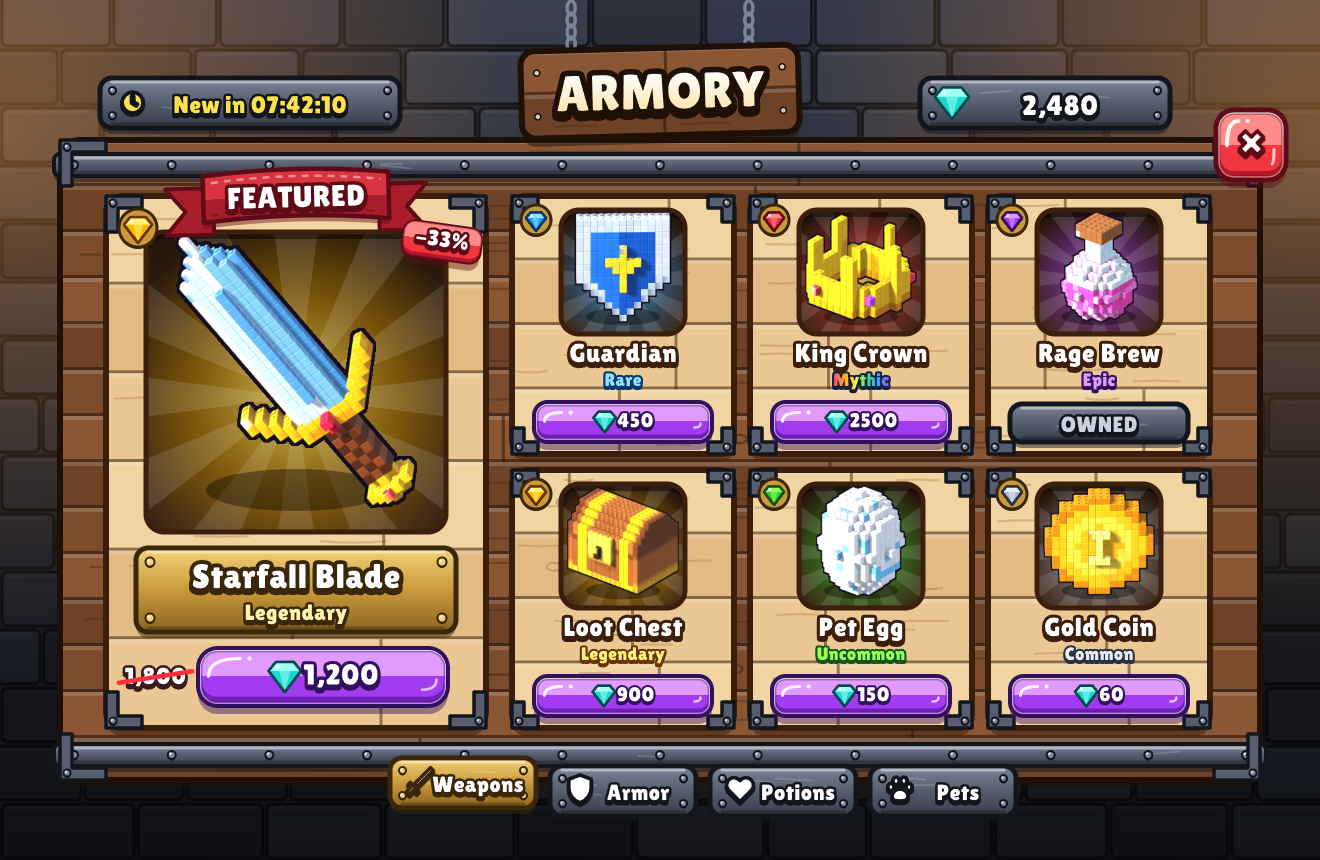

Here is the Python script that generated this plot:
"""Screen 3 v2 - daily rotating shop as an ARMORY: stone wall + torch light, walnut board with iron bands,
oak display shelves with iron corners, chained sign. Colour only as accents (gem studs, window glow, prices)."""
import os, sys
sys.path.insert(0, os.path.join(os.path.dirname(os.path.abspath(__file__)), '..', 'kit'))
from uikit import *
from materials import *

W, H = 1320, 860
d = Doc(W, H, seed=3)
d.add(stone_wall(d, W, H))
d.add(torch_glow(d, 0, 140, 520), torch_glow(d, W, 140, 520))
d.add(f'<rect width="{W}" height="{H}" fill="{d.lin([(0, "#00000000"), (1, "#000000AA")])}"/>')

BX, BY, BW, BH = 60, 140, 1200, 640
d.add(planks(d, BX, BY, BW, BH, tone=WALNUT, ph=46, r=20, name='Board', nails=None))
d.add(iron_band(d, BX - 6, BY + 14, BW + 12), iron_band(d, BX - 6, BY + BH - 36, BW + 12))
d.add(iron_corners(BX, BY, BW, BH, 46))
d.add(hanging_sign(d, W / 2, BY - 92, 'ARMORY', tone=WALNUT, size=50, chain=True))
d.add(close_button(d, BX + BW - 44, BY - 30, 70))
d.add(plate(d, BX + 40, BY - 62, 300, 50, name='Timer Plate'))
d.add(glyph3d('clock', BX + 72, BY - 38, 1.05, '#FFE14A', IRON['t']))
d.add(T(BX + 200, BY - 27, 'New in 07:42:10', 24, fill='#FFE14A', outline=IRON['t']))
d.add(plate(d, BX + BW - 340, BY - 62, 250, 50, name='Gem Plate'))
d.add(gem(BX + BW - 308, BY - 38, 17, PAL['cyan']))
d.add(T(BX + BW - 200, BY - 25, '2,480', 28, outline=IRON['t']))

tabs = [('Weapons', 'sword', True), ('Armor', 'shield', False), ('Potions', 'heart', False), ('Pets', 'paw', False)]
for i, (lab, ic, act) in enumerate(tabs):
    tx = BX + 330 + i * 160
    d.add(plate(d, tx, BY + BH - 14 - (8 if act else 0), 146, 50, tone=BRASS if act else IRON, name='Tab ' + lab))
    d.add(glyph3d(ic, tx + 30, BY + BH + 9 - (8 if act else 0), 1.4, '#FFFFFF', (BRASS if act else IRON)['t']))
    d.add(T(tx + 88, BY + BH + 20 - (8 if act else 0), lab, 22, outline=(BRASS if act else IRON)['t']))

# featured
fx, fy, fw, fh = BX + 46, BY + 56, 380, 532
d.add(planks(d, fx, fy, fw, fh, tone=OAK, ph=fh / 6, r=16, name='Featured Shelf', nails=None))
d.add(iron_corners(fx, fy, fw, fh, 36))
d.add(item_window(d, fx + fw / 2, fy + 186, 300, 'sword', PAL['gold'], base=('#24150B', '#3E2615'), out=OAK['t'], item_scale=.92))
d.add(gem_stud(fx + 32, fy + 32, PAL['gold'], 14))
d.add(plate(d, fx + 30, fy + 352, fw - 60, 84, tone=BRASS, name='Name Plate'))
d.add(T(fx + fw / 2, fy + 392, 'Starfall Blade', 34, outline=BRASS['t']))
d.add(T(fx + fw / 2, fy + 424, 'Legendary', 22, fill='#FFF3B0', outline=BRASS['t']))
d.add(price(d, fx + 92, fy + fh - 80, fw - 130, 58, '1,200', PAL['purple'], currency='gem', old='1,800', old_left=True))
d.add(cloth_banner(d, fx + fw / 2, fy - 22, 'FEATURED', size=30))
d.add(tag(d, fx + fw - 44, fy + 46, '-33%', PAL['red'], rot=8, size=22))

items = [('Guardian', 'shield', 'Rare', 450, False), ('King Crown', 'crown', 'Mythic', 2500, False), ('Rage Brew', 'potion', 'Epic', 320, True),
         ('Loot Chest', 'chest', 'Legendary', 900, False), ('Pet Egg', 'egg', 'Uncommon', 150, False), ('Gold Coin', 'coin', 'Common', 60, False)]
gx0, gy0 = fx + fw + 26, fy
cw, ch, gap = (BX + BW - 46 - gx0 - 2 * 18) / 3, 258, 16
for k, (name, ren, rar, cost, owned) in enumerate(items):
    x = gx0 + (k % 3) * (cw + gap); y = gy0 + (k // 3) * (ch + gap)
    rp = PAL[RARITY[rar]]
    d.add(planks(d, x, y, cw, ch, tone=OAK, ph=ch / 4, r=14, name='Shelf ' + name, nails=None))
    d.add(iron_corners(x, y, cw, ch, 26))
    d.add(item_window(d, x + cw / 2, y + 76, 124, ren, rp, rar == 'Mythic', base=('#24150B', '#3E2615'), out=OAK['t']))
    d.add(gem_stud(x + 24, y + 24, rp, 10))
    d.add(T(x + cw / 2, y + 166, name, 26, outline=OAK['t']))
    d.add(T(x + cw / 2, y + 190, rar, 18, fill=rainbow(d) if rar == 'Mythic' else rp['a'], outline=rp['t'] if rar != 'Mythic' else NAVY))
    if owned:
        d.add(plate(d, x + 22, y + ch - 50, cw - 44, 38, name='Owned', rivets=False))
        d.add(T(x + cw / 2, y + ch - 22, 'OWNED', 22, fill='#C9D2DE', outline=IRON['t']))
    else:
        d.add(price(d, x + 22, y + ch - 52, cw - 44, 40, cost, PAL['purple'], currency='gem'))

out = os.path.join(os.path.dirname(os.path.abspath(__file__)), '.')
d.save(f'{out}/shop_daily_v2.svg'); render(f'{out}/shop_daily_v2.svg', f'{out}/shop_daily_v2.png'); print('ok')
